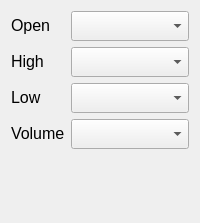
                          <widget class="QWidget" name="scrollAreaWidgetContents_2">
                           <property name="geometry">
                            <rect>
                             <x>0</x>
                             <y>0</y>
                             <width>200</width>
                             <height>223</height>
                            </rect>
                           </property>
                           <layout class="QFormLayout" name="formLayout_6">
                            <item row="0" column="0">
                             <widget class="QLabel" name="label_4">
                              <property name="maximumSize">
                               <size>
                                <width>16777215</width>
                                <height>30</height>
                               </size>
                              </property>
                              <property name="toolTip">
                               <string>시작가에 해당하는 컬럼을 선택해주세요.</string>
                              </property>
                              <property name="styleSheet">
                               <string notr="true">font: 12pt &quot;굴림&quot;;</string>
                              </property>
                              <property name="text">
                               <string>&lt;html&gt;&lt;head/&gt;&lt;body&gt;&lt;p&gt;&lt;span style=&quot; font-size:12pt;&quot;&gt;Open&lt;/span&gt;&lt;/p&gt;&lt;/body&gt;&lt;/html&gt;</string>
                              </property>
                             </widget>
                            </item>
                            <item row="0" column="1">
                             <widget class="QComboBox" name="Open_combobox">
                              <property name="minimumSize">
                               <size>
                                <width>0</width>
                                <height>30</height>
                               </size>
                              </property>
                              <property name="maximumSize">
                               <size>
                                <width>16777215</width>
                                <height>30</height>
                               </size>
                              </property>
                              <property name="toolTip">
                               <string>시작가에 해당하는 컬럼을 선택해주세요.</string>
                              </property>
                              <property name="styleSheet">
                               <string notr="true">font: 12pt &quot;굴림&quot;;</string>
                              </property>
                             </widget>
                            </item>
                            <item row="1" column="0">
                             <widget class="QLabel" name="label_5">
                              <property name="maximumSize">
                               <size>
                                <width>16777215</width>
                                <height>30</height>
                               </size>
                              </property>
                              <property name="toolTip">
                               <string>최고가에 해당하는 컬럼을 선택해주세요.</string>
                              </property>
                              <property name="styleSheet">
                               <string notr="true">font: 12pt &quot;굴림&quot;;</string>
                              </property>
                              <property name="text">
                               <string>&lt;html&gt;&lt;head/&gt;&lt;body&gt;&lt;p&gt;&lt;span style=&quot; font-size:12pt;&quot;&gt;High&lt;/span&gt;&lt;/p&gt;&lt;/body&gt;&lt;/html&gt;</string>
                              </property>
                             </widget>
                            </item>
                            <item row="1" column="1">
                             <widget class="QComboBox" name="High_combobox">
                              <property name="minimumSize">
                               <size>
                                <width>0</width>
                                <height>30</height>
                               </size>
                              </property>
                              <property name="maximumSize">
                               <size>
                                <width>16777215</width>
                                <height>30</height>
                               </size>
                              </property>
                              <property name="toolTip">
                               <string>최고가에 해당하는 컬럼을 선택해주세요.</string>
                              </property>
                              <property name="styleSheet">
                               <string notr="true">font: 12pt &quot;굴림&quot;;</string>
                              </property>
                             </widget>
                            </item>
                            <item row="2" column="0">
                             <widget class="QLabel" name="label_6">
                              <property name="maximumSize">
                               <size>
                                <width>16777215</width>
                                <height>30</height>
                               </size>
                              </property>
                              <property name="toolTip">
                               <string>최저가에 해당하는 컬럼을 선택해주세요.</string>
                              </property>
                              <property name="styleSheet">
                               <string notr="true">font: 12pt &quot;굴림&quot;;</string>
                              </property>
                              <property name="text">
                               <string>&lt;html&gt;&lt;head/&gt;&lt;body&gt;&lt;p&gt;&lt;span style=&quot; font-size:12pt;&quot;&gt;Low&lt;/span&gt;&lt;/p&gt;&lt;/body&gt;&lt;/html&gt;</string>
                              </property>
                             </widget>
                            </item>
                            <item row="2" column="1">
                             <widget class="QComboBox" name="Low_combobox">
                              <property name="minimumSize">
                               <size>
                                <width>0</width>
                                <height>30</height>
                               </size>
                              </property>
                              <property name="maximumSize">
                               <size>
                                <width>16777215</width>
                                <height>30</height>
                               </size>
                              </property>
                              <property name="toolTip">
                               <string>최저가에 해당하는 컬럼을 선택해주세요.</string>
                              </property>
                              <property name="styleSheet">
                               <string notr="true">font: 12pt &quot;굴림&quot;;</string>
                              </property>
                             </widget>
                            </item>
                            <item row="3" column="0">
                             <widget class="QLabel" name="label_9">
                              <property name="maximumSize">
                               <size>
                                <width>16777215</width>
                                <height>30</height>
                               </size>
                              </property>
                              <property name="toolTip">
                               <string>거래량에 해당하는 컬럼을 선택해주세요.</string>
                              </property>
                              <property name="styleSheet">
                               <string notr="true">font: 12pt &quot;굴림&quot;;</string>
                              </property>
                              <property name="text">
                               <string>&lt;html&gt;&lt;head/&gt;&lt;body&gt;&lt;p&gt;&lt;span style=&quot; font-size:12pt;&quot;&gt;Volume&lt;/span&gt;&lt;/p&gt;&lt;/body&gt;&lt;/html&gt;</string>
                              </property>
                             </widget>
                            </item>
                            <item row="3" column="1">
                             <widget class="QComboBox" name="Volume_combobox">
                              <property name="minimumSize">
                               <size>
                                <width>0</width>
                                <height>30</height>
                               </size>
                              </property>
                              <property name="maximumSize">
                               <size>
                                <width>16777215</width>
                                <height>30</height>
                               </size>
                              </property>
                              <property name="toolTip">
                               <string>거래량에 해당하는 컬럼을 선택해주세요.</string>
                              </property>
                              <property name="styleSheet">
                               <string notr="true">font: 12pt &quot;굴림&quot;;</string>
                              </property>
                             </widget>
                            </item>
                           </layout>
                          </widget>
